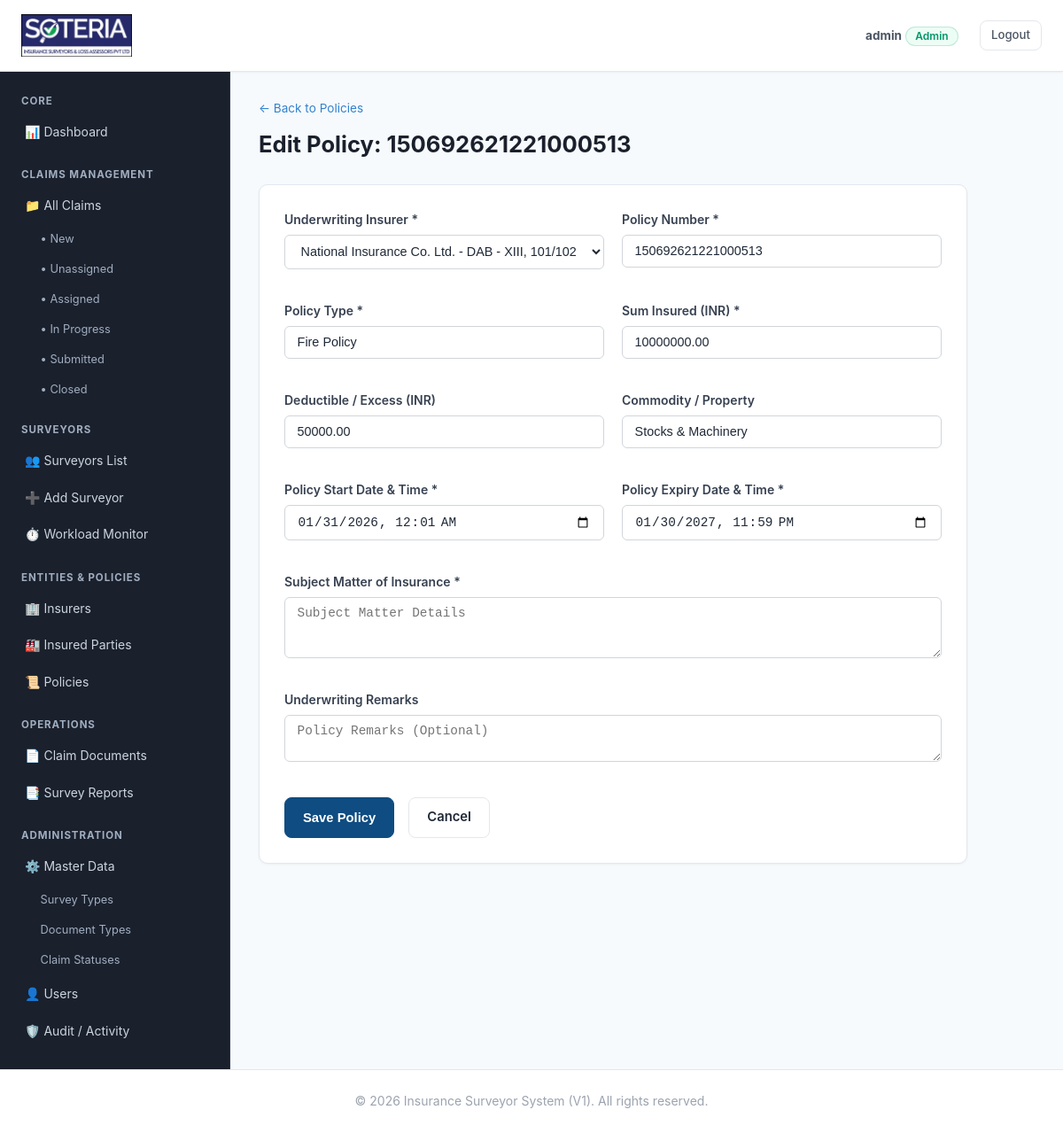
The page /policies/2/edit/ (signed in) on the database its author committed.
### accounts/models.py (models this page shows, shortened)
class User(AbstractUser):
    class Role(models.TextChoices):
        ADMIN = 'ADMIN', 'Admin'
        SURVEYOR = 'SURVEYOR', 'Surveyor'
    role = models.CharField(
        max_length=20,
        choices=Role.choices,
        default=Role.SURVEYOR,
        help_text="Designates the user role within the system."
    )
    class Meta:
        db_table = 'nis_user'

### claims/models.py (models this page shows, shortened)
class Policy(models.Model):
    insurer = models.ForeignKey(
        Insurer,
        on_delete=models.PROTECT,
        related_name='policies'
    )
    policy_number = models.CharField(max_length=100, unique=True)
    policy_type = models.CharField(max_length=100)
    start_datetime = models.DateTimeField()
    end_datetime = models.DateTimeField()
    sum_insured = models.DecimalField(max_digits=15, decimal_places=2)
    excess = models.DecimalField(max_digits=15, decimal_places=2, default=Decimal('0.00'))
    commodity = models.CharField(max_length=255)
    subject_matter = models.TextField()
    remarks = models.TextField(blank=True)
    created_at = models.DateTimeField(auto_now_add=True)
    updated_at = models.DateTimeField(auto_now=True)
    class Meta:
        db_table = 'nis_policy'
        ordering = ['-created_at']
        verbose_name = 'Policy'
        verbose_name_plural = 'Policies'

### claims/web_views.py (the view)
# urls.py: path('policies/<int:pk>/edit/', web_views.policy_edit, name='web_policy_edit'),
@admin_required
def policy_edit(request, pk):
    policy = get_object_or_404(Policy, pk=pk)
    if request.method == 'POST':
        form = PolicyForm(request.POST, instance=policy)
        if form.is_valid():
            form.save()
            messages.success(request, f"Policy {policy.policy_number} updated successfully.")
            return redirect('/policies/')
    else:
        form = PolicyForm(instance=policy)
    return render(request, 'policies/policy_form.html', {'form': form, 'title': f'Edit Policy: {policy.policy_number}'})

### claims/models.py (called while the page is built)
    def __str__(self):
        return f"{self.company_name} - {self.branch_name}"

### claims/web_views.py (called while the page is built)
def admin_required(view_func):
    @wraps(view_func)
    def _wrapped_view(request, *args, **kwargs):
        if not request.user.is_authenticated:
            return redirect(f"/login/?next={request.path}")
        if request.user.role != User.Role.ADMIN and not request.user.is_superuser:
            raise PermissionDenied("Administrator privileges are required to access this section.")
        return view_func(request, *args, **kwargs)
    return _wrapped_view

### templates/policies/policy_form.html (shortened to what this page needs)
{% extends 'base.html' %}
{% block content %}
<div class="page-header">
    <div>
        <a href="/policies/" style="font-size: 0.85rem; color: #3182ce; text-decoration: none;">&larr; Back to Policies</a>
        <h1 class="page-title" style="margin-top: 0.5rem;">{{ title }}</h1>
    </div>
</div>
<div class="form-card">
    <form method="post">
        <div class="form-grid">
            <div class="form-group">
                <label class="form-label">Underwriting Insurer *</label>
                {{ form.insurer }}
            </div>
            <div class="form-group">
                <label class="form-label">Policy Number *</label>
                {{ form.policy_number }}
            </div>
            <div class="form-group">
                <label class="form-label">Policy Type *</label>
                {{ form.policy_type }}
            </div>
            <div class="form-group">
                <label class="form-label">Sum Insured (INR) *</label>
                {{ form.sum_insured }}
            </div>
            <div class="form-group">
                <label class="form-label">Deductible / Excess (INR)</label>
                {{ form.excess }}
            </div>
            <div class="form-group">
                <label class="form-label">Commodity / Property</label>
                {{ form.commodity }}
            </div>
            <div class="form-group">
                <label class="form-label">Policy Start Date &amp; Time *</label>
                {{ form.start_datetime }}
            </div>
            <div class="form-group">
                <label class="form-label">Policy Expiry Date &amp; Time *</label>
                {{ form.end_datetime }}
            </div>
            <div class="form-group" style="grid-column: 1 / -1;">
                <label class="form-label">Subject Matter of Insurance *</label>
                {{ form.subject_matter }}
            </div>
            <div class="form-group" style="grid-column: 1 / -1;">
                <label class="form-label">Underwriting Remarks</label>
                {{ form.remarks }}
            </div>
        </div>
        <div style="display: flex; gap: 1rem; margin-top: 1.5rem;">
            <button type="submit" class="btn btn-primary">Save Policy</button>
            <a href="/policies/" class="btn btn-outline">Cancel</a>
        </div>
    </form>
</div>
{% endblock content %}

### templates/base.html (shortened to what this page needs)
{% load static %}
<!DOCTYPE html>
<html lang="en">
<head>
    <link rel="stylesheet" href="{% static 'css/style.css' %}">
</head>
<body>
    <header class="site-header">
        <nav class="navbar">
            <div class="nav-left">
                <a href="/" class="brand-wrapper">
                    <img src="{% static 'images/soteria_logo.png' %}" alt="Soteria Logo" class="brand-logo-img">
                </a>
            </div>
            <ul class="nav-links">
                {% if request.user.is_authenticated %}
                    <li class="navbar-user-info">
                        <span style="font-size: 0.85rem; color: #4b5563;">
                            <strong>{{ request.user.username }}</strong>
                            <span class="badge badge-success">{{ request.user.get_role_display|default:request.user.role }}</span>
                        </span>
                    </li>
                    <li><a href="/logout/" class="btn btn-outline" style="padding: 0.35rem 0.75rem; font-size: 0.825rem;">Logout</a></li>
                {% else %}
                    <li><a href="/login/" class="btn btn-primary" style="padding: 0.35rem 0.85rem; font-size: 0.825rem; color: #ffffff;">Login</a></li>
                {% endif %}
            </ul>
        </nav>
    </header>
    {% block layout %}
    <div class="admin-layout">
        <aside class="admin-sidebar">
            {% if request.user.role == 'SURVEYOR' %}
                <div>
                    <div class="sidebar-heading">Surveyor Portal</div>
                    <ul class="sidebar-menu">
                        <li><a href="/dashboard/surveyor/">📊 Dashboard</a></li>
                        <li><a href="/claims/">📁 My Assigned Claims</a></li>
                    </ul>
                </div>
            {% else %}
                <div>
                    <div class="sidebar-heading">Core</div>
                    <ul class="sidebar-menu">
                        <li><a href="/dashboard/admin/">📊 Dashboard</a></li>
                    </ul>
                </div>
                <div>
                    <div class="sidebar-heading">Claims Management</div>
                    <ul class="sidebar-menu">
                        <li>
                            <a href="/claims/">📁 All Claims</a>
                            <ul class="sidebar-submenu">
                                <li><a href="/claims/?status=NEW">• New</a></li>
                                <li><a href="/claims/?filter=unassigned">• Unassigned</a></li>
                                <li><a href="/claims/?status=ASSIGNED">• Assigned</a></li>
                                <li><a href="/claims/?filter=in_progress">• In Progress</a></li>
                                <li><a href="/claims/?status=REPORT_SUBMITTED">• Submitted</a></li>
                                <li><a href="/claims/?status=CLOSED">• Closed</a></li>
                            </ul>
                        </li>
                    </ul>
                </div>
                <div>
                    <div class="sidebar-heading">Surveyors</div>
                    <ul class="sidebar-menu">
                        <li><a href="/surveyors/">👥 Surveyors List</a></li>
                        <li><a href="/surveyors/add/">➕ Add Surveyor</a></li>
                        <li><a href="/surveyors/workload/">⏱️ Workload Monitor</a></li>
                    </ul>
                </div>
                <div>
                    <div class="sidebar-heading">Entities &amp; Policies</div>
                    <ul class="sidebar-menu">
                        <li><a href="/insurers/">🏢 Insurers</a></li>
                        <li><a href="/insured/">🏭 Insured Parties</a></li>
                        <li><a href="/policies/">📜 Policies</a></li>
                    </ul>
                </div>
                <div>
                    <div class="sidebar-heading">Operations</div>
                    <ul class="sidebar-menu">
                        <li><a href="/documents/">📄 Claim Documents</a></li>
                        <li><a href="/reports/">📑 Survey Reports</a></li>
                    </ul>
                </div>
                <div>
                    <div class="sidebar-heading">Administration</div>
                    <ul class="sidebar-menu">
                        <li>
                            <a href="/master/survey-types/">⚙️ Master Data</a>
                            <ul class="sidebar-submenu">
                                <li><a href="/master/survey-types/">Survey Types</a></li>
                                <li><a href="/master/document-types/">Document Types</a></li>
                                <li><a href="/master/claim-statuses/">Claim Statuses</a></li>
                            </ul>
                        </li>
                        <li><a href="/users/">👤 Users</a></li>
                        <li><a href="/audit/">🛡️ Audit / Activity</a></li>
                    </ul>
                </div>
            {% endif %}
        </aside>
        <main class="admin-content">
            {% block content %}
            {% endblock %}
        </main>
    </div>
    {% endblock layout %}
    <footer class="site-footer">
        <p>&copy; {% now "Y" %} Insurance Surveyor System (V1). All rights reserved.</p>
    </footer>
</body>
</html>

### rows shown on the page
User: user.username "admin", user.role "Admin"
Policy: insurer "National Insurance Co. Ltd. - DAB - XIII, 101/102, Phase-II", policy_number "150692621221000513", policy_type "Fire Policy", sum_insured "10000000.00", excess "50000.00", commodity "Stocks & Machinery", start_datetime "01/31/2026 00:01", end_datetime "01/30/2027 23:59"

### other values the page prints
{{ title }} "Edit Policy: 150692621221000513"
